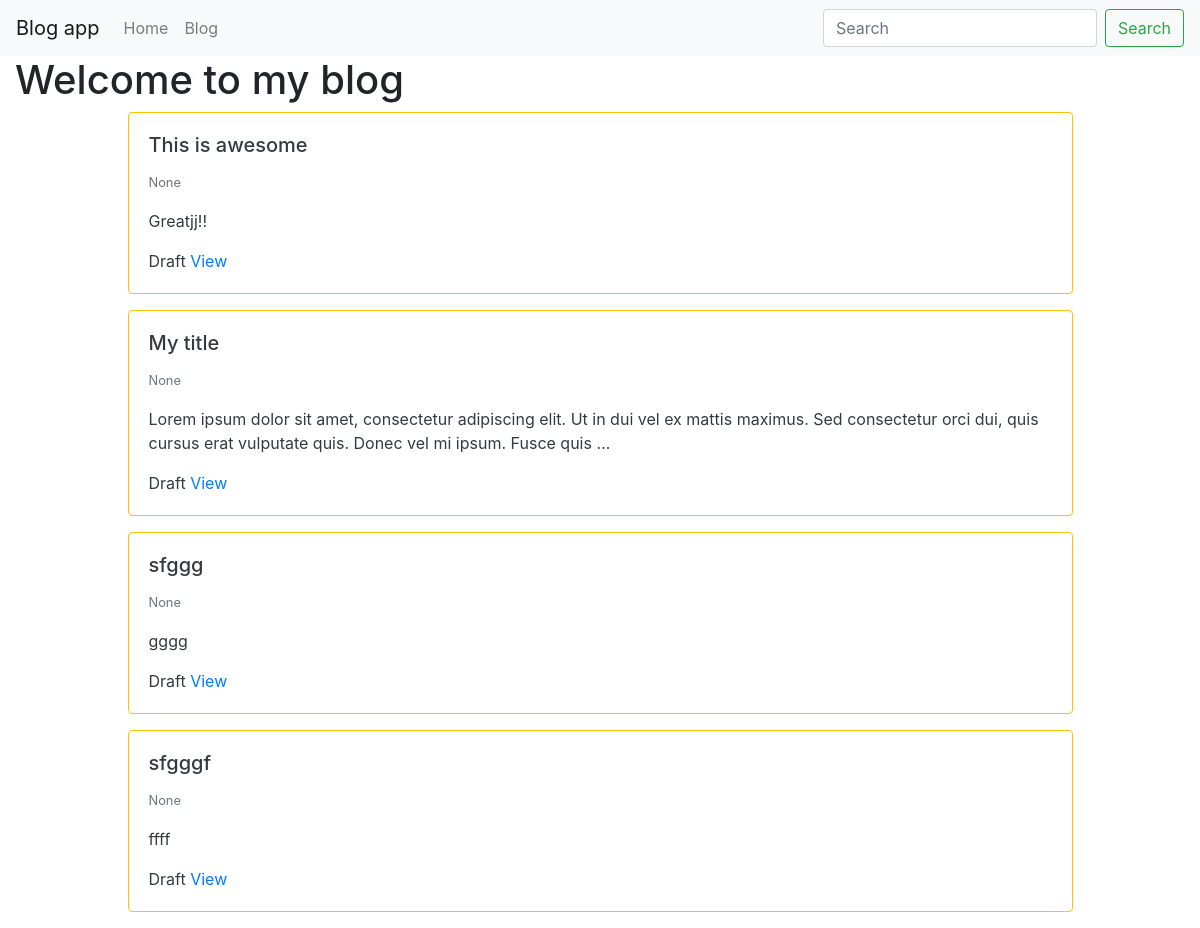
The page / on the database its author committed.
### blog/models.py (models this page shows, shortened)
class BlogPost(models.Model):
    user = models.ForeignKey(User, default=1, null=True,
                             on_delete=models.SET_NULL)
    image = models.FileField(upload_to='image/', blank=True, null=True)
    title = models.CharField(max_length=120)
    slug = models.SlugField(unique=True)
    content = models.TextField(null=True, blank=True)
    publish_date = models.DateTimeField(auto_now=False, auto_now_add=False,
                                        null=True, blank=True)
    timestamp = models.DateTimeField(auto_now_add=True)
    updated = models.DateTimeField(auto_now=True)
    objects = BlogPostManager()
    class Meta:
        ordering = ['-publish_date', '-updated', '-timestamp']
    def get_absolute_url(self):
        return f"/blog/{self.slug}"

### web_project/views.py (the view)
# urls.py: path('', home_page),
def home_page(request):
    qs = BlogPost.objects.all()[:5]
    context = {"title": "Welcome to my blog", "blog_list": qs}
    return render(request, "home.html", context)

### blog/models.py (called while the page is built)
    def get_queryset(self):
        return BlogPostQuerySet(self.model, using=self._db)

### templates/home.html
{% extends "base.html" %}
{% block content %}
    <h1>{{ title }}</h1>
    {% for a in blog_list %}
        {% include 'blog/list-inline.html'  with blog_post=a truncate=True detail=False %}
    {% endfor %}
{% endblock %}

### blog/templates/blog/list-inline.html
<div class="col-12 col-md-10 mb-3  mx-auto">
    <div class="card {% if not blog_post.publish_date %} border-warning text-dark {% endif %}">
        <div class="card-body">
            <h5 class="card-title">{{ blog_post.title }}</h5>
            <p class="card-text">
            <small class="text-muted">{{ blog_post.publish_date }}</small>
                {% if truncate %}
                    {{ blog_post.content | linebreaks | truncatewords:30 }}
                {% else %}
                    {{ blog_post.content | linebreaks }}
                {% endif %}
            </p>
            {% if not detail %}
                {% if not blog_post.publish_date %} Draft {% endif %}
                <a href="{{ blog_post.get_absolute_url }}">View</a>
            {% endif %}
        </div>
    </div>
</div>

### rows shown on the page
BlogPost: title "This is awesome", publish_date "None", content "Greatjj!!", shows "Draft"
BlogPost: title "My title", publish_date "None", content "Lorem ipsum dolor sit amet, consectetur adipiscing elit. Ut in dui vel ex mattis maximus. Sed consectetur orci dui, quis cursus erat vulputate quis. Donec vel mi ipsum. Fusce quis …", shows "Draft"
BlogPost: title "sfggg", publish_date "None", content "gggg", shows "Draft"
BlogPost: title "sfgggf", publish_date "None", content "ffff", shows "Draft"

### other values the page prints
{{ title }} "Welcome to my blog"
